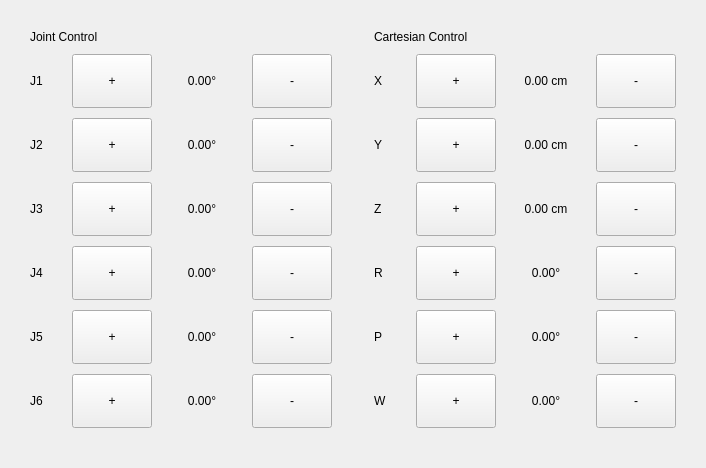
            <widget class="QFrame" name="jogCard">
             <layout class="QHBoxLayout" name="jogCardLayout">
              <property name="spacing"><number>14</number></property>
              <property name="leftMargin"><number>16</number></property>
              <property name="rightMargin"><number>16</number></property>
              <property name="topMargin"><number>16</number></property>
              <property name="bottomMargin"><number>16</number></property>
              <item>
               <widget class="QFrame" name="jointControlPanel">
                <property name="class" stdset="0"><string notr="true">innerPanel</string></property>
                <layout class="QVBoxLayout" name="jointControlLayout">
                 <property name="spacing"><number>10</number></property>
                 <property name="leftMargin"><number>14</number></property>
                 <property name="rightMargin"><number>14</number></property>
                 <property name="topMargin"><number>14</number></property>
                 <property name="bottomMargin"><number>14</number></property>
                 <item>
                  <widget class="QLabel" name="jointControlTitle">
                   <property name="text"><string>Joint Control</string></property>
                   <property name="class" stdset="0"><string notr="true">cardTitle</string></property>
                  </widget>
                 </item>
                 <item>
                  <layout class="QHBoxLayout" name="jointRow1Layout">
                   <property name="spacing"><number>8</number></property>
                   <item>
                    <widget class="QLabel" name="jointLabel1">
                     <property name="text"><string>J1</string></property>
                     <property name="class" stdset="0"><string notr="true">axisLabel</string></property>
                     <property name="minimumSize">
                      <size>
                       <width>34</width>
                       <height>0</height>
                      </size>
                     </property>
                    </widget>
                   </item>
                   <item>
                    <widget class="QPushButton" name="jointPlus1">
                     <property name="text"><string>+</string></property>
                     <property name="class" stdset="0"><string notr="true">jogPlus</string></property>
                     <property name="autoRepeat"><bool>false</bool></property>
                     <property name="minimumSize">
                      <size>
                       <width>62</width>
                       <height>54</height>
                      </size>
                     </property>
                    </widget>
                   </item>
                   <item>
                    <widget class="QLabel" name="jointValue1">
                     <property name="text"><string>0.00°</string></property>
                     <property name="class" stdset="0"><string notr="true">jogValue</string></property>
                     <property name="alignment"><set>Qt::AlignCenter</set></property>
                     <property name="minimumSize">
                      <size>
                       <width>84</width>
                       <height>40</height>
                      </size>
                     </property>
                    </widget>
                   </item>
                   <item>
                    <widget class="QPushButton" name="jointMinus1">
                     <property name="text"><string>-</string></property>
                     <property name="class" stdset="0"><string notr="true">jogMinus</string></property>
                     <property name="minimumSize">
                      <size>
                       <width>62</width>
                       <height>54</height>
                      </size>
                     </property>
                    </widget>
                   </item>
                  </layout>
                 </item>
                 <item>
                  <layout class="QHBoxLayout" name="jointRow2Layout">
                   <property name="spacing"><number>8</number></property>
                   <item>
                    <widget class="QLabel" name="jointLabel2">
                     <property name="text"><string>J2</string></property>
                     <property name="class" stdset="0"><string notr="true">axisLabel</string></property>
                     <property name="minimumSize">
                      <size>
                       <width>34</width>
                       <height>0</height>
                      </size>
                     </property>
                    </widget>
                   </item>
                   <item>
                    <widget class="QPushButton" name="jointPlus2">
                     <property name="text"><string>+</string></property>
                     <property name="class" stdset="0"><string notr="true">jogPlus</string></property>
                     <property name="autoRepeat"><bool>false</bool></property>
                     <property name="minimumSize">
                      <size>
                       <width>62</width>
                       <height>54</height>
                      </size>
                     </property>
                    </widget>
                   </item>
                   <item>
                    <widget class="QLabel" name="jointValue2">
                     <property name="text"><string>0.00°</string></property>
                     <property name="class" stdset="0"><string notr="true">jogValue</string></property>
                     <property name="alignment"><set>Qt::AlignCenter</set></property>
                     <property name="minimumSize">
                      <size>
                       <width>84</width>
                       <height>40</height>
                      </size>
                     </property>
                    </widget>
                   </item>
                   <item>
                    <widget class="QPushButton" name="jointMinus2">
                     <property name="text"><string>-</string></property>
                     <property name="class" stdset="0"><string notr="true">jogMinus</string></property>
                     <property name="minimumSize">
                      <size>
                       <width>62</width>
                       <height>54</height>
                      </size>
                     </property>
                    </widget>
                   </item>
                  </layout>
                 </item>
                 <item>
                  <layout class="QHBoxLayout" name="jointRow3Layout">
                   <property name="spacing"><number>8</number></property>
                   <item>
                    <widget class="QLabel" name="jointLabel3">
                     <property name="text"><string>J3</string></property>
                     <property name="class" stdset="0"><string notr="true">axisLabel</string></property>
                     <property name="minimumSize">
                      <size>
                       <width>34</width>
                       <height>0</height>
                      </size>
                     </property>
                    </widget>
                   </item>
                   <item>
                    <widget class="QPushButton" name="jointPlus3">
                     <property name="text"><string>+</string></property>
                     <property name="class" stdset="0"><string notr="true">jogPlus</string></property>
                     <property name="autoRepeat"><bool>false</bool></property>
                     <property name="minimumSize">
                      <size>
                       <width>62</width>
                       <height>54</height>
                      </size>
                     </property>
                    </widget>
                   </item>
                   <item>
                    <widget class="QLabel" name="jointValue3">
                     <property name="text"><string>0.00°</string></property>
                     <property name="class" stdset="0"><string notr="true">jogValue</string></property>
                     <property name="alignment"><set>Qt::AlignCenter</set></property>
                     <property name="minimumSize">
                      <size>
                       <width>84</width>
                       <height>40</height>
                      </size>
                     </property>
                    </widget>
                   </item>
                   <item>
                    <widget class="QPushButton" name="jointMinus3">
                     <property name="text"><string>-</string></property>
                     <property name="class" stdset="0"><string notr="true">jogMinus</string></property>
                     <property name="minimumSize">
                      <size>
                       <width>62</width>
                       <height>54</height>
                      </size>
                     </property>
                    </widget>
                   </item>
                  </layout>
                 </item>
                 <item>
                  <layout class="QHBoxLayout" name="jointRow4Layout">
                   <property name="spacing"><number>8</number></property>
                   <item>
                    <widget class="QLabel" name="jointLabel4">
                     <property name="text"><string>J4</string></property>
                     <property name="class" stdset="0"><string notr="true">axisLabel</string></property>
                     <property name="minimumSize">
                      <size>
                       <width>34</width>
                       <height>0</height>
                      </size>
                     </property>
                    </widget>
                   </item>
                   <item>
                    <widget class="QPushButton" name="jointPlus4">
                     <property name="text"><string>+</string></property>
                     <property name="class" stdset="0"><string notr="true">jogPlus</string></property>
                     <property name="autoRepeat"><bool>false</bool></property>
                     <property name="minimumSize">
                      <size>
                       <width>62</width>
                       <height>54</height>
                      </size>
                     </property>
                    </widget>
                   </item>
                   <item>
                    <widget class="QLabel" name="jointValue4">
                     <property name="text"><string>0.00°</string></property>
                     <property name="class" stdset="0"><string notr="true">jogValue</string></property>
                     <property name="alignment"><set>Qt::AlignCenter</set></property>
                     <property name="minimumSize">
                      <size>
                       <width>84</width>
                       <height>40</height>
                      </size>
                     </property>
                    </widget>
                   </item>
                   <item>
                    <widget class="QPushButton" name="jointMinus4">
                     <property name="text"><string>-</string></property>
                     <property name="class" stdset="0"><string notr="true">jogMinus</string></property>
                     <property name="minimumSize">
                      <size>
                       <width>62</width>
                       <height>54</height>
                      </size>
                     </property>
                    </widget>
                   </item>
                  </layout>
                 </item>
                 <item>
                  <layout class="QHBoxLayout" name="jointRow5Layout">
                   <property name="spacing"><number>8</number></property>
                   <item>
                    <widget class="QLabel" name="jointLabel5">
                     <property name="text"><string>J5</string></property>
                     <property name="class" stdset="0"><string notr="true">axisLabel</string></property>
                     <property name="minimumSize">
                      <size>
                       <width>34</width>
                       <height>0</height>
                      </size>
                     </property>
                    </widget>
                   </item>
                   <item>
                    <widget class="QPushButton" name="jointPlus5">
                     <property name="text"><string>+</string></property>
                     <property name="class" stdset="0"><string notr="true">jogPlus</string></property>
                     <property name="autoRepeat"><bool>false</bool></property>
                     <property name="minimumSize">
                      <size>
                       <width>62</width>
                       <height>54</height>
                      </size>
                     </property>
                    </widget>
                   </item>
                   <item>
                    <widget class="QLabel" name="jointValue5">
                     <property name="text"><string>0.00°</string></property>
                     <property name="class" stdset="0"><string notr="true">jogValue</string></property>
                     <property name="alignment"><set>Qt::AlignCenter</set></property>
                     <property name="minimumSize">
                      <size>
                       <width>84</width>
                       <height>40</height>
                      </size>
                     </property>
                    </widget>
                   </item>
                   <item>
                    <widget class="QPushButton" name="jointMinus5">
                     <property name="text"><string>-</string></property>
                     <property name="class" stdset="0"><string notr="true">jogMinus</string></property>
                     <property name="minimumSize">
                      <size>
                       <width>62</width>
                       <height>54</height>
                      </size>
                     </property>
                    </widget>
                   </item>
                  </layout>
                 </item>
                 <item>
                  <layout class="QHBoxLayout" name="jointRow6Layout">
                   <property name="spacing"><number>8</number></property>
                   <item>
                    <widget class="QLabel" name="jointLabel6">
                     <property name="text"><string>J6</string></property>
                     <property name="class" stdset="0"><string notr="true">axisLabel</string></property>
                     <property name="minimumSize">
                      <size>
                       <width>34</width>
                       <height>0</height>
                      </size>
                     </property>
                    </widget>
                   </item>
                   <item>
                    <widget class="QPushButton" name="jointPlus6">
                     <property name="text"><string>+</string></property>
                     <property name="class" stdset="0"><string notr="true">jogPlus</string></property>
                     <property name="autoRepeat"><bool>false</bool></property>
                     <property name="minimumSize">
                      <size>
                       <width>62</width>
                       <height>54</height>
                      </size>
                     </property>
                    </widget>
                   </item>
                   <item>
                    <widget class="QLabel" name="jointValue6">
                     <property name="text"><string>0.00°</string></property>
                     <property name="class" stdset="0"><string notr="true">jogValue</string></property>
                     <property name="alignment"><set>Qt::AlignCenter</set></property>
                     <property name="minimumSize">
                      <size>
                       <width>84</width>
                       <height>40</height>
                      </size>
                     </property>
                    </widget>
                   </item>
                   <item>
                    <widget class="QPushButton" name="jointMinus6">
                     <property name="text"><string>-</string></property>
                     <property name="class" stdset="0"><string notr="true">jogMinus</string></property>
                     <property name="minimumSize">
                      <size>
                       <width>62</width>
                       <height>54</height>
                      </size>
                     </property>
                    </widget>
                   </item>
                  </layout>
                 </item>
                 <item>
                  <spacer name="spacer_482">
                   <property name="orientation"><enum>Qt::Vertical</enum></property>
                   <property name="sizeHint" stdset="0"><size><width>20</width><height>10</height></size></property>
                  </spacer>
                 </item>
                </layout>
               </widget>
              </item>
              <item>
               <widget class="QFrame" name="cartControlPanel">
                <property name="class" stdset="0"><string notr="true">innerPanel</string></property>
                <layout class="QVBoxLayout" name="cartControlLayout">
                 <property name="spacing"><number>10</number></property>
                 <property name="leftMargin"><number>14</number></property>
                 <property name="rightMargin"><number>14</number></property>
                 <property name="topMargin"><number>14</number></property>
                 <property name="bottomMargin"><number>14</number></property>
                 <item>
                  <widget class="QLabel" name="cartControlTitle">
                   <property name="text"><string>Cartesian Control</string></property>
                   <property name="class" stdset="0"><string notr="true">cardTitle</string></property>
                  </widget>
                 </item>
                 <item>
                  <layout class="QHBoxLayout" name="cartRow1Layout">
                   <property name="spacing"><number>8</number></property>
                   <item>
                    <widget class="QLabel" name="cartLabel1">
                     <property name="text"><string>X</string></property>
                     <property name="class" stdset="0"><string notr="true">axisLabel</string></property>
                     <property name="minimumSize">
                      <size>
                       <width>34</width>
                       <height>0</height>
                      </size>
                     </property>
                    </widget>
                   </item>
                   <item>
                    <widget class="QPushButton" name="cartPlus1">
                     <property name="text"><string>+</string></property>
                     <property name="class" stdset="0"><string notr="true">jogPlus</string></property>
                     <property name="autoRepeat"><bool>false</bool></property>
                     <property name="minimumSize">
                      <size>
                       <width>62</width>
                       <height>54</height>
                      </size>
                     </property>
                    </widget>
                   </item>
                   <item>
                    <widget class="QLabel" name="cartValue1">
                     <property name="text"><string>0.00 cm</string></property>
                     <property name="class" stdset="0"><string notr="true">jogValue</string></property>
                     <property name="alignment"><set>Qt::AlignCenter</set></property>
                     <property name="minimumSize">
                      <size>
                       <width>84</width>
                       <height>40</height>
                      </size>
                     </property>
                    </widget>
                   </item>
                   <item>
                    <widget class="QPushButton" name="cartMinus1">
                     <property name="text"><string>-</string></property>
                     <property name="class" stdset="0"><string notr="true">jogMinus</string></property>
                     <property name="minimumSize">
                      <size>
                       <width>62</width>
                       <height>54</height>
                      </size>
                     </property>
                    </widget>
                   </item>
                  </layout>
                 </item>
                 <item>
                  <layout class="QHBoxLayout" name="cartRow2Layout">
                   <property name="spacing"><number>8</number></property>
                   <item>
                    <widget class="QLabel" name="cartLabel2">
                     <property name="text"><string>Y</string></property>
                     <property name="class" stdset="0"><string notr="true">axisLabel</string></property>
                     <property name="minimumSize">
                      <size>
                       <width>34</width>
                       <height>0</height>
                      </size>
                     </property>
                    </widget>
                   </item>
                   <item>
                    <widget class="QPushButton" name="cartPlus2">
                     <property name="text"><string>+</string></property>
                     <property name="class" stdset="0"><string notr="true">jogPlus</string></property>
                     <property name="autoRepeat"><bool>false</bool></property>
                     <property name="minimumSize">
                      <size>
                       <width>62</width>
                       <height>54</height>
                      </size>
                     </property>
                    </widget>
                   </item>
                   <item>
                    <widget class="QLabel" name="cartValue2">
                     <property name="text"><string>0.00 cm</string></property>
                     <property name="class" stdset="0"><string notr="true">jogValue</string></property>
                     <property name="alignment"><set>Qt::AlignCenter</set></property>
                     <property name="minimumSize">
                      <size>
                       <width>84</width>
                       <height>40</height>
                      </size>
                     </property>
                    </widget>
                   </item>
                   <item>
                    <widget class="QPushButton" name="cartMinus2">
                     <property name="text"><string>-</string></property>
                     <property name="class" stdset="0"><string notr="true">jogMinus</string></property>
                     <property name="minimumSize">
                      <size>
                       <width>62</width>
                       <height>54</height>
                      </size>
                     </property>
                    </widget>
                   </item>
                  </layout>
                 </item>
                 <item>
                  <layout class="QHBoxLayout" name="cartRow3Layout">
                   <property name="spacing"><number>8</number></property>
                   <item>
                    <widget class="QLabel" name="cartLabel3">
                     <property name="text"><string>Z</string></property>
                     <property name="class" stdset="0"><string notr="true">axisLabel</string></property>
                     <property name="minimumSize">
                      <size>
                       <width>34</width>
                       <height>0</height>
                      </size>
                     </property>
                    </widget>
                   </item>
                   <item>
                    <widget class="QPushButton" name="cartPlus3">
                     <property name="text"><string>+</string></property>
                     <property name="class" stdset="0"><string notr="true">jogPlus</string></property>
                     <property name="autoRepeat"><bool>false</bool></property>
                     <property name="minimumSize">
                      <size>
                       <width>62</width>
                       <height>54</height>
                      </size>
                     </property>
                    </widget>
                   </item>
                   <item>
                    <widget class="QLabel" name="cartValue3">
                     <property name="text"><string>0.00 cm</string></property>
                     <property name="class" stdset="0"><string notr="true">jogValue</string></property>
                     <property name="alignment"><set>Qt::AlignCenter</set></property>
                     <property name="minimumSize">
                      <size>
                       <width>84</width>
                       <height>40</height>
                      </size>
                     </property>
                    </widget>
                   </item>
                   <item>
                    <widget class="QPushButton" name="cartMinus3">
                     <property name="text"><string>-</string></property>
                     <property name="class" stdset="0"><string notr="true">jogMinus</string></property>
                     <property name="minimumSize">
                      <size>
                       <width>62</width>
                       <height>54</height>
                      </size>
                     </property>
                    </widget>
                   </item>
                  </layout>
                 </item>
                 <item>
                  <layout class="QHBoxLayout" name="cartRow4Layout">
                   <property name="spacing"><number>8</number></property>
                   <item>
                    <widget class="QLabel" name="cartLabel4">
                     <property name="text"><string>R</string></property>
                     <property name="class" stdset="0"><string notr="true">axisLabel</string></property>
                     <property name="minimumSize">
                      <size>
                       <width>34</width>
                       <height>0</height>
                      </size>
                     </property>
                    </widget>
                   </item>
                   <item>
                    <widget class="QPushButton" name="cartPlus4">
                     <property name="text"><string>+</string></property>
                     <property name="class" stdset="0"><string notr="true">jogPlus</string></property>
                     <property name="autoRepeat"><bool>false</bool></property>
                     <property name="minimumSize">
                      <size>
                       <width>62</width>
                       <height>54</height>
                      </size>
                     </property>
                    </widget>
                   </item>
                   <item>
                    <widget class="QLabel" name="cartValue4">
                     <property name="text"><string>0.00°</string></property>
                     <property name="class" stdset="0"><string notr="true">jogValue</string></property>
                     <property name="alignment"><set>Qt::AlignCenter</set></property>
                     <property name="minimumSize">
                      <size>
                       <width>84</width>
                       <height>40</height>
                      </size>
                     </property>
                    </widget>
                   </item>
                   <item>
                    <widget class="QPushButton" name="cartMinus4">
                     <property name="text"><string>-</string></property>
                     <property name="class" stdset="0"><string notr="true">jogMinus</string></property>
                     <property name="minimumSize">
                      <size>
                       <width>62</width>
                       <height>54</height>
                      </size>
                     </property>
                    </widget>
                   </item>
                  </layout>
                 </item>
                 <item>
                  <layout class="QHBoxLayout" name="cartRow5Layout">
                   <property name="spacing"><number>8</number></property>
                   <item>
                    <widget class="QLabel" name="cartLabel5">
                     <property name="text"><string>P</string></property>
                     <property name="class" stdset="0"><string notr="true">axisLabel</string></property>
                     <property name="minimumSize">
                      <size>
                       <width>34</width>
                       <height>0</height>
                      </size>
                     </property>
                    </widget>
                   </item>
                   <item>
                    <widget class="QPushButton" name="cartPlus5">
                     <property name="text"><string>+</string></property>
                     <property name="class" stdset="0"><string notr="true">jogPlus</string></property>
                     <property name="autoRepeat"><bool>false</bool></property>
                     <property name="minimumSize">
                      <size>
                       <width>62</width>
                       <height>54</height>
                      </size>
                     </property>
                    </widget>
                   </item>
                   <item>
                    <widget class="QLabel" name="cartValue5">
                     <property name="text"><string>0.00°</string></property>
                     <property name="class" stdset="0"><string notr="true">jogValue</string></property>
                     <property name="alignment"><set>Qt::AlignCenter</set></property>
                     <property name="minimumSize">
                      <size>
                       <width>84</width>
                       <height>40</height>
                      </size>
                     </property>
                    </widget>
                   </item>
                   <item>
                    <widget class="QPushButton" name="cartMinus5">
                     <property name="text"><string>-</string></property>
                     <property name="class" stdset="0"><string notr="true">jogMinus</string></property>
                     <property name="minimumSize">
                      <size>
                       <width>62</width>
                       <height>54</height>
                      </size>
                     </property>
                    </widget>
                   </item>
                  </layout>
                 </item>
                 <item>
                  <layout class="QHBoxLayout" name="cartRow6Layout">
                   <property name="spacing"><number>8</number></property>
                   <item>
                    <widget class="QLabel" name="cartLabel6">
                     <property name="text"><string>W</string></property>
                     <property name="class" stdset="0"><string notr="true">axisLabel</string></property>
                     <property name="minimumSize">
                      <size>
                       <width>34</width>
                       <height>0</height>
                      </size>
                     </property>
                    </widget>
                   </item>
                   <item>
                    <widget class="QPushButton" name="cartPlus6">
                     <property name="text"><string>+</string></property>
                     <property name="class" stdset="0"><string notr="true">jogPlus</string></property>
                     <property name="autoRepeat"><bool>false</bool></property>
                     <property name="minimumSize">
                      <size>
                       <width>62</width>
                       <height>54</height>
                      </size>
                     </property>
                    </widget>
                   </item>
                   <item>
                    <widget class="QLabel" name="cartValue6">
                     <property name="text"><string>0.00°</string></property>
                     <property name="class" stdset="0"><string notr="true">jogValue</string></property>
                     <property name="alignment"><set>Qt::AlignCenter</set></property>
                     <property name="minimumSize">
                      <size>
                       <width>84</width>
                       <height>40</height>
                      </size>
                     </property>
                    </widget>
                   </item>
                   <item>
                    <widget class="QPushButton" name="cartMinus6">
                     <property name="text"><string>-</string></property>
                     <property name="class" stdset="0"><string notr="true">jogMinus</string></property>
                     <property name="minimumSize">
                      <size>
                       <width>62</width>
                       <height>54</height>
                      </size>
                     </property>
                    </widget>
                   </item>
                  </layout>
                 </item>
                 <item>
                  <spacer name="spacer_507">
                   <property name="orientation"><enum>Qt::Vertical</enum></property>
                   <property name="sizeHint" stdset="0"><size><width>20</width><height>10</height></size></property>
                  </spacer>
                 </item>
                </layout>
               </widget>
              </item>
             </layout>
            </widget>
